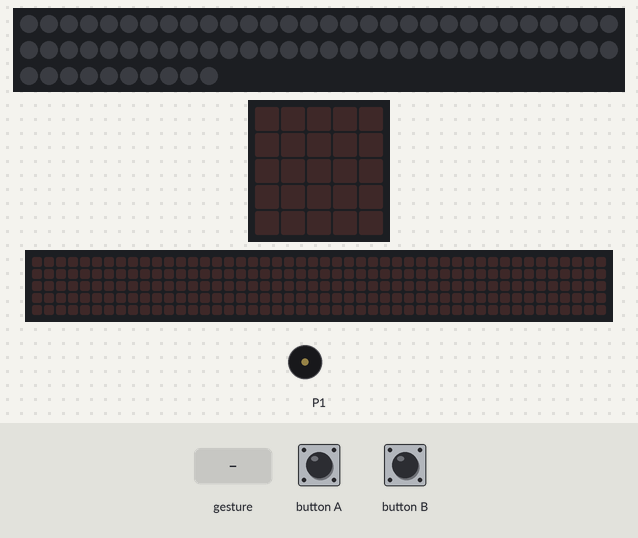
The program below on a simulated BBC micro:bit (MakeCode). Shown: 70 RGB LEDs in strip order, left to right, continuing on the next row, the board's 5×5 LED display, a strip that is not on the board, showing the scrolling text unrolled, buzzer (waves = sounding). The test bench sets the inputs (shaded band). Dim RGB values are drawn brighter than linear; a tilt is held for 1.5 s and a shake lasts 1 s, then the board lies face up again; the 48×5 strip is a reading aid, not a part: it shows the text the display is scrolling, unrolled, one strip-width of it at a time.

Above: at 1.2 s.
1.3 s: button A pressed for 0.15 s
At 1.61 s:
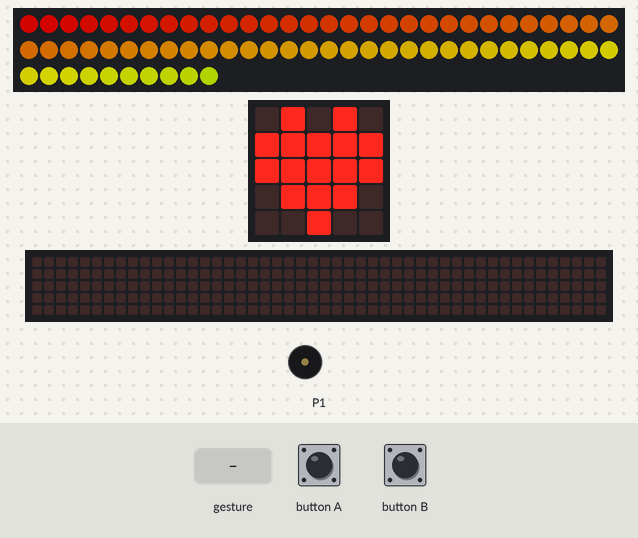
At 2.24 s:
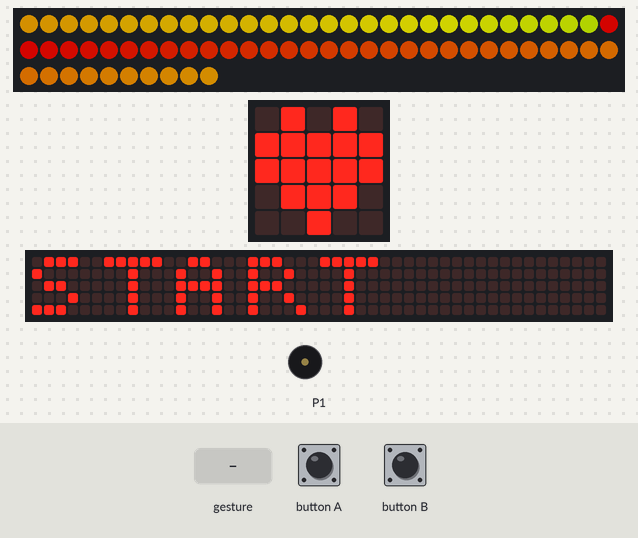
4.3 s: button B pressed for 0.15 s
7.4 s: gesture 'tilt left'
10.4 s: gesture 'tilt right'
At 12.43 s:
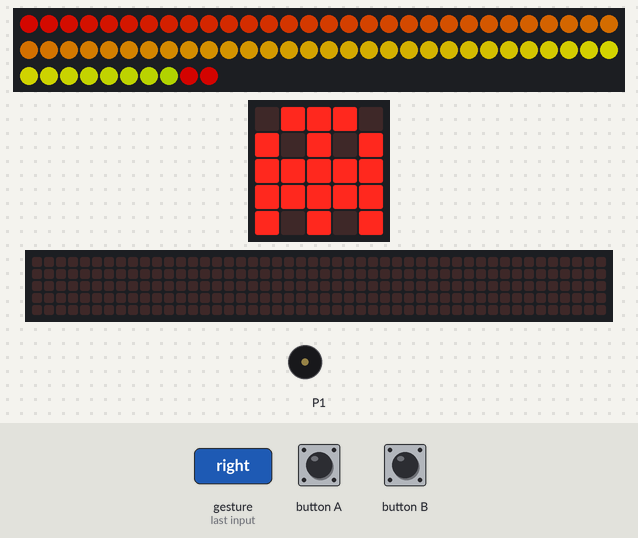
13.4 s: button A pressed for 0.15 s
16.5 s: gesture 'tilt left'
At 16.78 s:
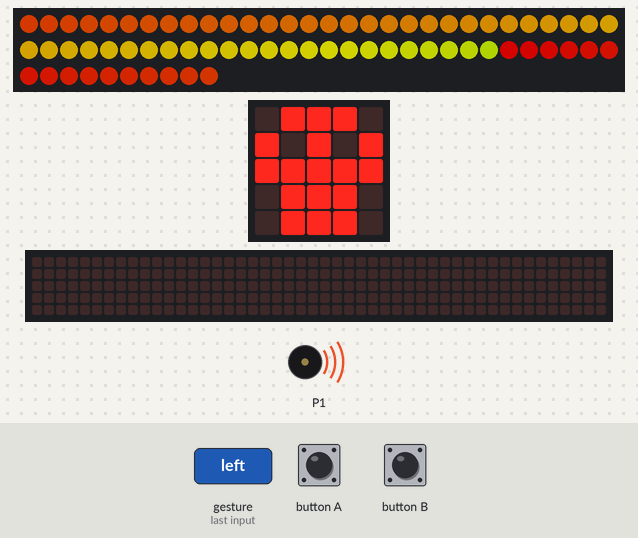
Timing chart, 0 to 25.1 s (numbered marks = the images above; inputs shaded):
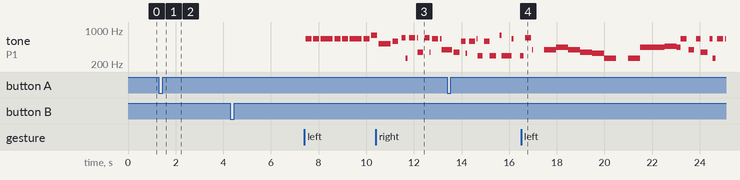

Measured:
- after the input at 1.3 s, the display: changes after 0.15 s (image 1)
- after the input at 10.4 s, the display: first differs from a run without the input after 1.9 s (image 3)
- after the input at 16.5 s, the display: changes after 0.13 s (image 4)
- by itself, tone on P1: plays 698 Hz for 0.25 s, 392 Hz for 0.03 s, 392 Hz for 0.51 s, 440 Hz for 0.51 s, 392 Hz for 0.51 s, 349 Hz for 0.51 s … (20 notes in this stretch)

The program:

main.ts
```typescript
input.onGesture(Gesture.TiltLeft, function () {
    basic.showIcon(IconNames.Skull)
})
function e_beat12 () {
    music.playTone(659, music.beat(BeatFraction.Half))
    music.rest(music.beat(BeatFraction.Eighth))
}
input.onGesture(Gesture.TiltRight, function () {
    basic.showIcon(IconNames.Ghost)
})
input.onButtonPressed(Button.A, function () {
    strip.showRainbow(1, 70)
    basic.showIcon(IconNames.Heart)
    basic.showString("START")
    e_beat12()
    e_beat12()
    e_beat1()
    e_beat12()
    e_beat12()
    e_beat1()
    e_beat12()
    music.playTone(784, music.beat(BeatFraction.Half))
    music.rest(music.beat(BeatFraction.Eighth))
    music.playTone(523, music.beat(BeatFraction.Whole))
    music.rest(music.beat(BeatFraction.Eighth))
    music.playTone(587, music.beat(BeatFraction.Half))
    music.rest(music.beat(BeatFraction.Quarter))
    f_beat12()
    f_beat12()
    f_beat12()
    f_beat12()
    e_beat12()
    e_beat1()
    e_beat12()
    music.playTone(587, music.beat(BeatFraction.Half))
    music.rest(music.beat(BeatFraction.Eighth))
    music.playTone(587, music.beat(BeatFraction.Half))
    music.rest(music.beat(BeatFraction.Eighth))
    e_beat12()
    music.playTone(587, music.beat(BeatFraction.Whole))
    music.rest(music.beat(BeatFraction.Quarter))
    music.playTone(784, music.beat(BeatFraction.Whole))
    e_beat1()
    f_beat12()
})
function e_beat1 () {
    music.playTone(659, music.beat(BeatFraction.Whole))
    music.rest(music.beat(BeatFraction.Eighth))
}
input.onButtonPressed(Button.B, function () {
    basic.showIcon(IconNames.Happy)
    basic.showString("END")
    music.playTone(262, music.beat(BeatFraction.Whole))
    music.playTone(349, music.beat(BeatFraction.Whole))
    music.playTone(349, music.beat(BeatFraction.Whole))
    music.playTone(392, music.beat(BeatFraction.Whole))
    music.playTone(349, music.beat(BeatFraction.Whole))
    music.playTone(330, music.beat(BeatFraction.Whole))
    music.playTone(294, music.beat(BeatFraction.Whole))
    music.playTone(294, music.beat(BeatFraction.Whole))
    music.playTone(294, music.beat(BeatFraction.Whole))
    music.rest(music.beat(BeatFraction.Half))
    music.playTone(294, music.beat(BeatFraction.Whole))
    music.playTone(392, music.beat(BeatFraction.Whole))
    music.playTone(392, music.beat(BeatFraction.Whole))
    music.playTone(440, music.beat(BeatFraction.Whole))
    music.playTone(392, music.beat(BeatFraction.Whole))
    music.playTone(349, music.beat(BeatFraction.Whole))
    music.playTone(330, music.beat(BeatFraction.Whole))
    music.playTone(262, music.beat(BeatFraction.Whole))
    music.rest(music.beat(BeatFraction.Whole))
    music.playTone(262, music.beat(BeatFraction.Whole))
    music.playTone(440, music.beat(BeatFraction.Whole))
    music.playTone(440, music.beat(BeatFraction.Whole))
    music.playTone(466, music.beat(BeatFraction.Whole))
    music.playTone(440, music.beat(BeatFraction.Whole))
    music.playTone(392, music.beat(BeatFraction.Whole))
    music.playTone(349, music.beat(BeatFraction.Whole))
    music.playTone(262, music.beat(BeatFraction.Whole))
    music.rest(music.beat(BeatFraction.Whole))
    music.playTone(262, music.beat(BeatFraction.Whole))
    music.playTone(262, music.beat(BeatFraction.Whole))
    music.playTone(294, music.beat(BeatFraction.Whole))
    music.playTone(392, music.beat(BeatFraction.Whole))
    music.playTone(330, music.beat(BeatFraction.Whole))
    music.playTone(349, music.beat(BeatFraction.Whole))
    music.rest(music.beat(BeatFraction.Whole))
    music.playTone(262, music.beat(BeatFraction.Whole))
    music.playTone(349, music.beat(BeatFraction.Whole))
    music.playTone(349, music.beat(BeatFraction.Whole))
    music.playTone(349, music.beat(BeatFraction.Whole))
    music.playTone(330, music.beat(BeatFraction.Whole))
    music.rest(music.beat(BeatFraction.Whole))
    music.playTone(330, music.beat(BeatFraction.Whole))
    music.playTone(349, music.beat(BeatFraction.Whole))
    music.playTone(330, music.beat(BeatFraction.Whole))
    music.playTone(294, music.beat(BeatFraction.Whole))
    music.playTone(262, music.beat(BeatFraction.Whole))
    music.rest(music.beat(BeatFraction.Whole))
    music.playTone(392, music.beat(BeatFraction.Whole))
    music.playTone(440, music.beat(BeatFraction.Whole))
    music.playTone(392, music.beat(BeatFraction.Whole))
    music.playTone(349, music.beat(BeatFraction.Whole))
    music.playTone(523, music.beat(BeatFraction.Whole))
    music.playTone(262, music.beat(BeatFraction.Whole))
    music.rest(music.beat(BeatFraction.Whole))
    music.playTone(262, music.beat(BeatFraction.Whole))
    music.playTone(294, music.beat(BeatFraction.Whole))
    music.playTone(392, music.beat(BeatFraction.Whole))
    music.playTone(330, music.beat(BeatFraction.Whole))
    music.playTone(349, music.beat(BeatFraction.Whole))
})
function f_beat12 () {
    music.playTone(698, music.beat(BeatFraction.Half))
    music.rest(music.beat(BeatFraction.Eighth))
}
let strip: neopixel.Strip = null
strip = neopixel.create(DigitalPin.P0, 70, NeoPixelMode.RGBW)
basic.forever(function () {
    strip.rotate(1)
    strip.show()
    pins.setAudioPin(AnalogPin.P1)
})
```

test.ts
```typescript
// tu są testy; nie będzie to kompilowane, gdy ten pakiet będzie używany jako rozszerzenie.
```
